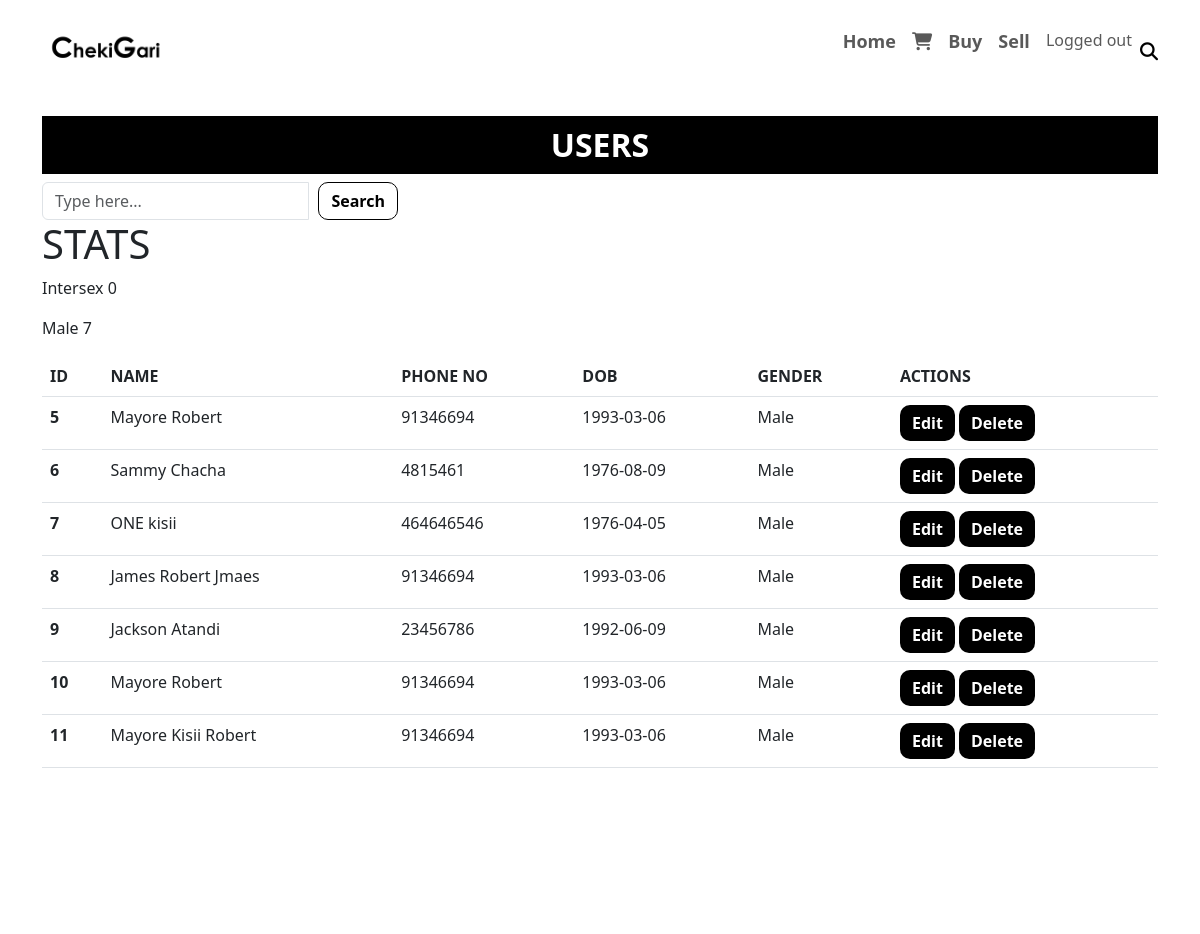
/viewdata/ (upper part), run on an earlier commit of the app's database.
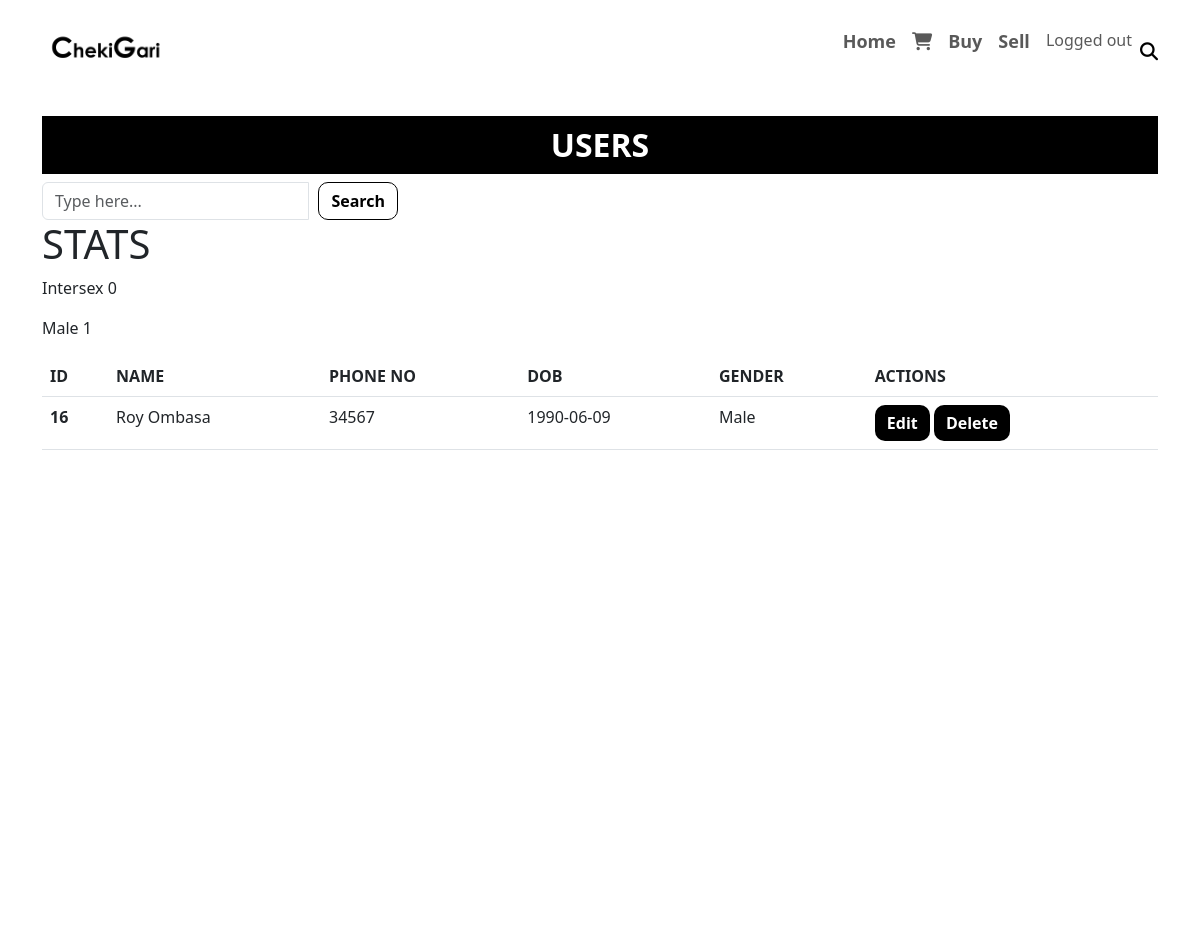
And on a later commit of the database.
### chekigari/models.py (models this page shows, shortened)
class Users(models.Model):
    fname = models.CharField(max_length=25, blank=False, null=False)
    onames = models.CharField(max_length=25, blank=False, null=False)
    phone = models.IntegerField()
    dob = models.CharField(max_length=25, blank=False, null=False)
    email = models.EmailField()
    country = models.CharField(max_length=25, blank=False, null=False)
    gender = models.CharField(max_length=6, blank=False, null=False)

### chekigari/views.py (the view)
# urls.py: path('viewdata/', views.viewdata, name='viewdata'),
def viewdata(request):
    data = Users.objects.all()
    intersex = Users.objects.filter(gender="Intersex").count()
    male = Users.objects.all().count()
    context = {"data": data, "intersex": intersex, "male": male}
    return render(request, 'view.html', context)

### chekigari/templates/view.html (shortened to what this page needs)
{% extends 'index.html' %}
{% load static %}
{% block below-main %}
    <div class="container" style="height: 100vh">
    <h2 style="text-align: center; font-weight: 600; margin-top: 20px; color: white; padding: 10px 0px; background-color: black">USERS</h2>
        <div class="row">
            <div class="col-md-4">
              <form>
                <div class="input-group">
                  <input type="search" class="form-control" placeholder="Type here..." size="50">
                  <div class="input-group-append">
                    <button class="btn btn-primary" type="button" style="margin-left: 10px;">Search</button>
                  </div>
                </div>
              </form>
            </div>
        </div>
    <h1>STATS</h1>
    <p>Intersex {{ intersex }}</p>
    <p>Male {{ male }}</p>
        <div class="table-responsive">
            <table class="table table-hover">
          <thead>
            <tr>
              <th>ID</th>
              <th>NAME</th>
              <th>PHONE NO</th>
              <th>DOB</th>
              <th>GENDER</th>
              <th colspan="2">ACTIONS</th>
            </tr>
          </thead>
          <tbody>
          {% for d in data  %}
            <tr>
              <th>{{ d.id }}</th>
              <td>{{ d.fname }} {{ d.onames }}</td>
              <td>{{ d.phone }}</td>
              <td>{{ d.dob }}</td>
              <td>{{ d.gender }}</td>
              <td class="actionBtns">
                  <a href="/edituser/{{ d.id }}" class="btn btn-warning" type="button">
                      Edit
                  </a>
                    <button type="button" class="btn btn-danger" data-toggle="modal" data-target="#centeredModal">
                      Delete
                    </button>
              </td>
            </tr>
          {% endfor %}
          </tbody>
        </table>
        </div>
    </div>
{% endblock %}

What changed in the data, as far as the page shows it:
removed Users: id "5", fname "Mayore", onames "Robert", phone "91346694", dob "1993-03-06", gender "Male"
removed Users: id "6", fname "Sammy", onames "Chacha", phone "4815461", dob "1976-08-09", gender "Male"
removed Users: id "7", fname "ONE", onames "kisii", phone "464646546", dob "1976-04-05", gender "Male"
removed Users: id "8", fname "James", onames "Robert Jmaes", phone "91346694", dob "1993-03-06", gender "Male"
removed Users: id "9", fname "Jackson", onames "Atandi", phone "23456786", dob "1992-06-09", gender "Male"
removed Users: id "10", fname "Mayore", onames "Robert", phone "91346694", dob "1993-03-06", gender "Male"
removed Users: id "11", fname "Mayore Kisii", onames "Robert", phone "91346694", dob "1993-03-06", gender "Male"
added Users: id "16", fname "Roy", onames "Ombasa", phone "34567", dob "1990-06-09", gender "Male"
Also different on the page:
{{ male }}: "7" → "1"
